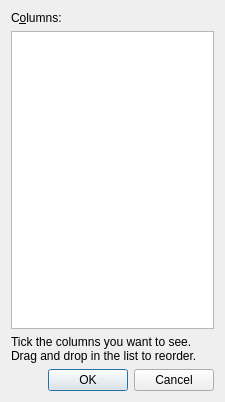
<?xml version="1.0" encoding="UTF-8"?>
<!--Copyright © 2011 by Vinay Sajip. All rights reserved. See accompanying LICENSE.txt for details. -->
<ui version="4.0">
 <class>ColPrefsDialog</class>
 <widget class="QDialog" name="ColPrefsDialog">
  <property name="geometry">
   <rect>
    <x>0</x>
    <y>0</y>
    <width>225</width>
    <height>402</height>
   </rect>
  </property>
  <property name="windowTitle">
   <string>Column Preferences</string>
  </property>
  <property name="modal">
   <bool>true</bool>
  </property>
  <layout class="QVBoxLayout" name="verticalLayout">
   <item>
    <widget class="QLabel" name="label">
     <property name="text">
      <string>C&amp;olumns:</string>
     </property>
     <property name="buddy">
      <cstring>list</cstring>
     </property>
    </widget>
   </item>
   <item>
    <widget class="QListWidget" name="list"/>
   </item>
   <item>
    <widget class="QLabel" name="label_2">
     <property name="text">
      <string>Tick the columns you want to see. Drag and drop in the list to reorder.</string>
     </property>
     <property name="textFormat">
      <enum>Qt::PlainText</enum>
     </property>
     <property name="wordWrap">
      <bool>true</bool>
     </property>
    </widget>
   </item>
   <item>
    <widget class="QDialogButtonBox" name="buttonBox">
     <property name="orientation">
      <enum>Qt::Horizontal</enum>
     </property>
     <property name="standardButtons">
      <set>QDialogButtonBox::Cancel|QDialogButtonBox::Ok</set>
     </property>
    </widget>
   </item>
  </layout>
 </widget>
 <resources/>
 <connections>
  <connection>
   <sender>buttonBox</sender>
   <signal>accepted()</signal>
   <receiver>ColPrefsDialog</receiver>
   <slot>accept()</slot>
   <hints>
    <hint type="sourcelabel">
     <x>248</x>
     <y>254</y>
    </hint>
    <hint type="destinationlabel">
     <x>157</x>
     <y>274</y>
    </hint>
   </hints>
  </connection>
  <connection>
   <sender>buttonBox</sender>
   <signal>rejected()</signal>
   <receiver>ColPrefsDialog</receiver>
   <slot>reject()</slot>
   <hints>
    <hint type="sourcelabel">
     <x>316</x>
     <y>260</y>
    </hint>
    <hint type="destinationlabel">
     <x>286</x>
     <y>274</y>
    </hint>
   </hints>
  </connection>
 </connections>
</ui>
